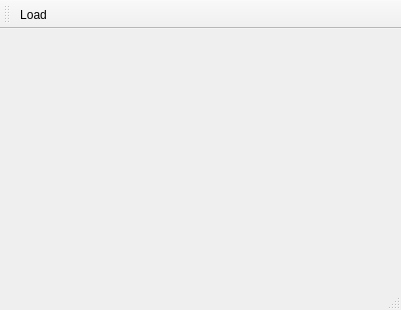
<?xml version="1.0" encoding="UTF-8"?>
<ui version="4.0">
 <class>MainWindow</class>
 <widget class="QMainWindow" name="MainWindow">
  <property name="geometry">
   <rect>
    <x>0</x>
    <y>0</y>
    <width>401</width>
    <height>310</height>
   </rect>
  </property>
  <property name="windowTitle">
   <string>MainWindow</string>
  </property>
  <widget class="QWidget" name="centralwidget"/>
  <widget class="QMenuBar" name="menubar">
   <property name="geometry">
    <rect>
     <x>0</x>
     <y>0</y>
     <width>401</width>
     <height>23</height>
    </rect>
   </property>
  </widget>
  <widget class="QStatusBar" name="statusbar"/>
  <widget class="QToolBar" name="toolBar">
   <property name="windowTitle">
    <string>toolBar</string>
   </property>
   <attribute name="toolBarArea">
    <enum>TopToolBarArea</enum>
   </attribute>
   <attribute name="toolBarBreak">
    <bool>false</bool>
   </attribute>
   <addaction name="actionLoad"/>
  </widget>
  <action name="actionLoad">
   <property name="checkable">
    <bool>true</bool>
   </property>
   <property name="text">
    <string>Load</string>
   </property>
   <property name="toolTip">
    <string>Load file</string>
   </property>
  </action>
 </widget>
 <resources/>
 <connections/>
</ui>
